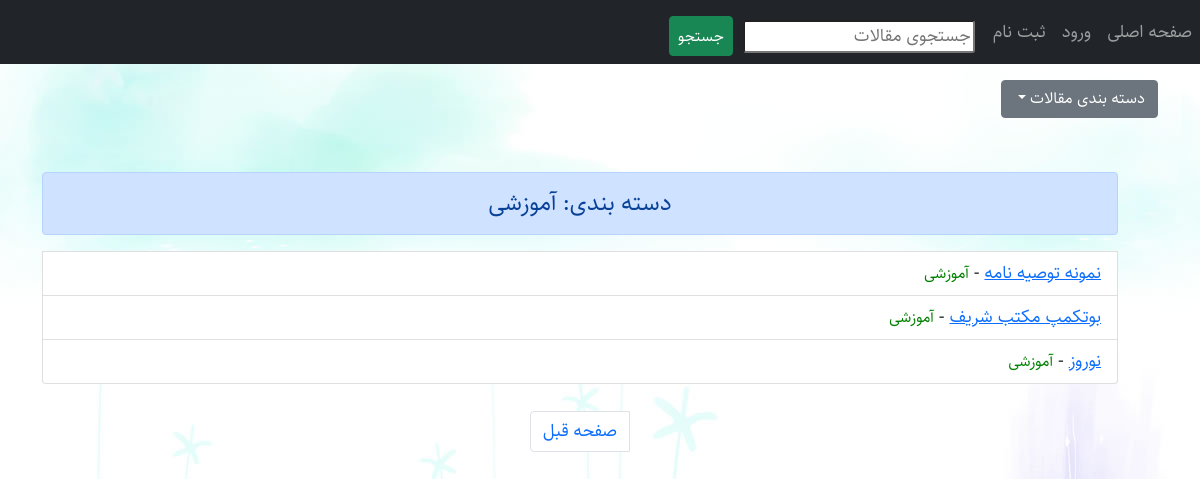
The page /category/educational/?page=2 on the database its author committed.
### myblog/models.py (models this page shows, shortened)
class Category(models.Model):
    title = models.CharField(max_length=200)
    slug = models.SlugField(max_length=100, unique=True)
    status = models.BooleanField(default=True)
    position = models.IntegerField()
    class Meta:
        verbose_name = 'دسته بندی'
        verbose_name_plural = 'دسته بندی ها'
        ordering = ('position',)
    def get_absolute_url(self):
        return reverse('myblog:category', args=[self.slug])

class Article(models.Model):
    STATUS = (
        ('draft', 'Draft'),
        ('publish', 'Publish')
    )
    title = models.CharField(max_length=120, verbose_name='عنوان')
    slug = models.SlugField(max_length=120, unique=True)
    body = RichTextUploadingField(blank=True, null=True, verbose_name='بدنه مقاله')
    category = models.ManyToManyField(Category, related_name='articles', verbose_name='دسته بندی')
    publish_time = models.DateTimeField(default=timezone.now, verbose_name='زمان انتشار')
    created = models.DateTimeField(auto_now_add=True)
    updated = models.DateTimeField(auto_now=True)
    status = models.CharField(max_length=100, choices=STATUS, default='draft', verbose_name='وضعیت')
    writer = models.ForeignKey(User, on_delete=models.CASCADE, verbose_name='نویسنده')
    objects = PublishedArticleManager()
    hits = models.ManyToManyField(IPAddress, blank=True, through='ArticleHit', related_name='hits')
    class Meta:
        verbose_name = 'مقاله'
        verbose_name_plural = 'مقالات'
    def jpublish(self):
        return jalali_convertor(self.publish_time)
    jpublish.short_description = 'زمان انتشار'
    def get_absolute_url(self):
        return reverse('myblog:article_detail', args=[self.id, self.slug])
    def category_published(self):
        return self.category.filter(status=True)

### myblog/views.py (the view)
# urls.py: path('category/<slug:slug>/', views.category, name='category'),
def category(request, slug):
    category = get_object_or_404(Category, slug=slug, status=True)
    articles_list = category.articles.published()
    paginator = Paginator(articles_list, 4)
    page = request.GET.get('page')
    articles = paginator.get_page(page)
    all_categories = Category.objects.filter(status=True)
    return render(request, 'myblog/category.html', {'category': category, 'all_categories': all_categories, 'articles': articles})

### myblog/models.py (called while the page is built)
    def published(self):
        return self.filter(status='publish')

### myblog/templates/myblog/category.html (shortened to what this page needs)
{% extends 'base.html' %}
{% load static %}
{% block custom_tags %}
<link rel="stylesheet" href="{% static 'myblog/css/style.css' %}">
{% endblock %}
{% block content %}
<div class="dropdown">
  <button class="btn btn-secondary dropdown-toggle" type="button" id="dropdownMenuButton1" data-bs-toggle="dropdown" aria-expanded="false">
دسته بندی مقالات  </button>
</div>
<br/><br/>
    <ul class="list-group">
        <h4 class="alert alert-primary text-center"> دسته بندی: {{ category.title }}</h4>
    {% for article in articles %}
         <li class="list-group-item"><a href="{{ article.get_absolute_url }}">{{ article.title }}</a> -
             <small>{% for c in article.category_published.all %}
            {{ c.title }}
            {% endfor %}</small>
         </li>
    {% endfor %}
    </ul><br/>
<nav aria-label="Page navigation example">
  <ul class="pagination justify-content-center">
    <li class="page-item">
         {% if articles.has_previous %}
      <a class="page-link" href="{% url 'myblog:category' category.slug %}?page={{ articles.previous_page_number }}" tabindex="-1">صفحه قبل</a>
        {% endif %}
    </li>
  </ul>
</nav>
{% endblock %}

### static/myblog/css/rtl.css (style rules this page uses)
body { direction: rtl; text-align: right; font-family: "Sahel"; font-size: 18px; }

### static/myblog/css/style.css (style rules this page uses)
small { color : green; }
body { background-image: url('../img/background.jpg'); background-size:cover; }

### rows shown on the page
Category: title "آموزشی"
Article: title "نمونه توصیه نامه"
Article: title "بوتکمپ مکتب شریف"
Article: title "نوروز"
